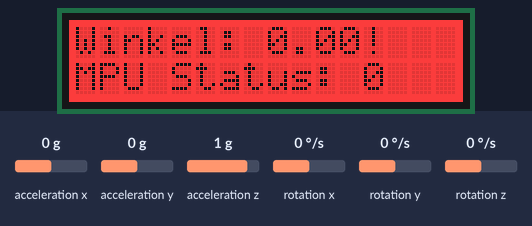
The sketch below on a simulated Arduino Uno, built with avr-gcc and run on an emulated ATmega328P. Parts: 16×2 character LCD. The test bench sets the inputs (shaded band); at power-on: rotation z 0 °/s, acceleration x 0 g, acceleration y 0 g, acceleration z 1 g, rotation x 0 °/s, rotation y 0 °/s. What the sketch prints to the serial monitor is not drawn.

Above: at 8.2 s.
8.3 s: rotation z set to -192 °/s
At 8.42 s:
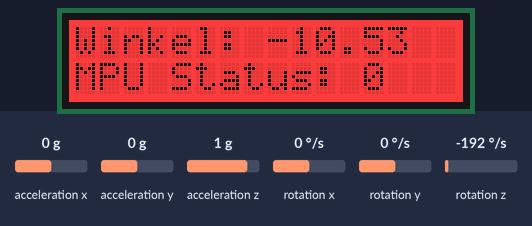
10.2 s: acceleration x set to -1.4 g
At 10.42 s:
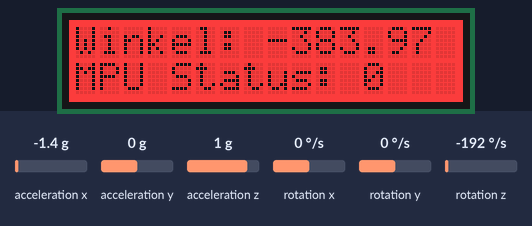
11.8 s: rotation z set to 0 °/s
At 13.1 s:
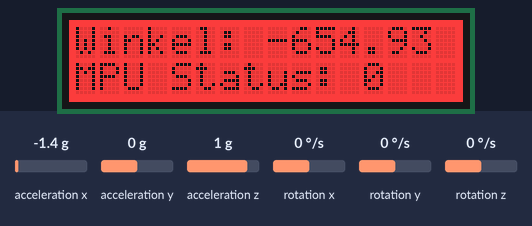
13.4 s: rotation z set to -100 °/s
At 13.61 s:
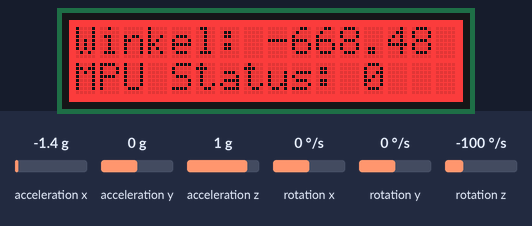
14.9 s: acceleration y set to -1.4 g
At 15.14 s:
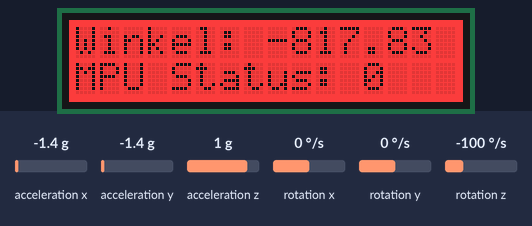
Timing chart, 0 to 17.5 s (numbered marks = the images above; inputs shaded):
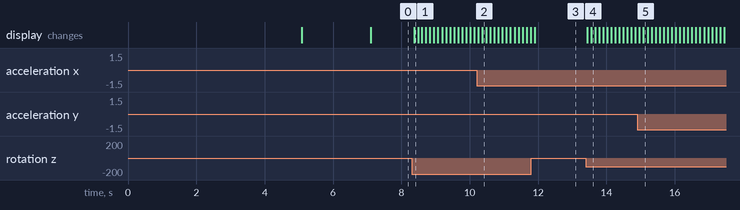

Measured:
- after the input at 8.3 s, the display: changes after 0.07 s (image 1)
- after the input at 13.4 s, the display: first changes at once (image 4 shows a later state)

The sketch:

Gyrotest.ino
```cpp
#include "Wire.h"
#include "rgb_lcd.h"
#include <MPU6050_light.h>

MPU6050 mpu(Wire);


unsigned long timer = 0;
rgb_lcd lcd;

const int colorR = 255;
const int colorG = 0;
const int colorB = 0;

void setup() {
  Serial.begin(9600);
  Wire.begin();
  lcd.begin(16, 2);

  lcd.setRGB(colorR, colorG, colorB);

    // Print a message to the LCD.
  lcd.print("hello, world!");
  delay(5000);


  byte status = mpu.begin();
  lcd.setCursor(0,1);
  lcd.print("MPU Status: ");
  lcd.print(status);
  //Serial.print(F("MPU6050 status: "));
  //Serial.println(status);
  while(status!=0){ } // stop everything if could not connect to MPU6050

  Serial.println(F("Calculating offsets, do not move MPU6050"));
  delay(1000);
  // mpu.upsideDownMounting = true; // uncomment this line if the MPU6050 is mounted upside-down
  mpu.calcOffsets(); // gyro and accelero
  Serial.println("Done!\n");
}

void loop() {
  mpu.update();
  float winkel;
  if((millis()-timer)>100){ // print data every 10ms
	Serial.print("X : ");
	Serial.print(mpu.getAngleX());
	Serial.print("\tY : ");
	Serial.print(mpu.getAngleY());
	Serial.print("\tZ : ");
  lcd.setCursor(0,0);

  winkel = mpu.getAngleZ();
  lcd.print("Winkel: ");
  lcd.print(winkel);

	Serial.println(winkel);
	timer = millis();
  }
}
```
